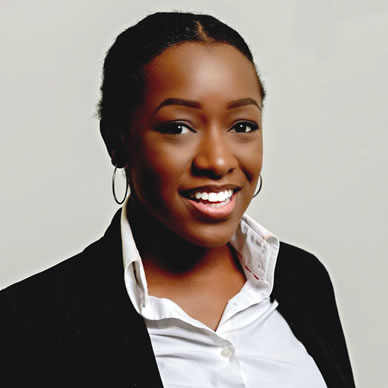
#> input picture test.jpg, 388 x 388 px
$ python imageResizer.py
#> lines starting #> are read from the running program, lines starting #| are printed output that depends on the picture
#> the answer given: 100
#> the answer given: 100
#install pillow
#import pilloe
#open up the image we want to resize using python
#print the current size of the image
#specify the size we want to change it to
#save the new size

from PIL import Image

def resize_image(size1, size2):
#> called with size1 = 100, size2 = 100
    image = Image.open('test.jpg')
#> image is the input picture: PIL image 388x388 RGB; mean R, G, B 150.3, 142, 134.8

    print(f'current size: {image.size}')
#| current size: (388, 388)

    resized_image = image.resize((size1, size2))
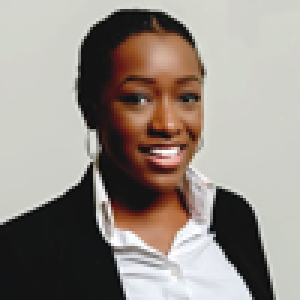
#> resized_image: PIL image 100x100 RGB (shown 3 times larger); mean R, G, B 150.2, 142, 134.8

    resized_image.save('test-' + str(size1) + '-by-' + str(size2) + '.jpg')
size1 = int(input('Enter Width: '))
size2 = int(input('Enter Length: '))


resize_image(size1, size2)
